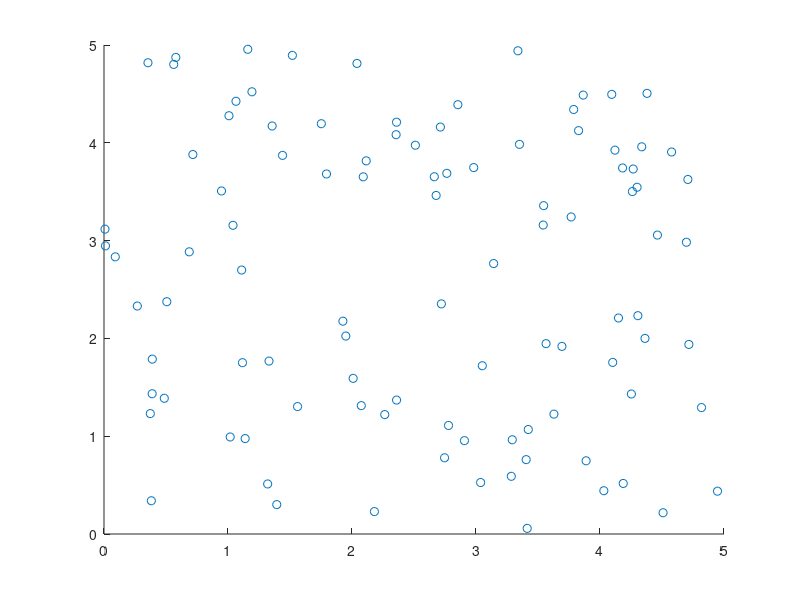

Write the MATLAB code that produced this figure. (Note: this script raises an error after producing the figure.)
clear all;
close all;

z = 0.5;
l = 1;
DA = 1255;
Theta = l./DA;
CellSize = Theta.*(180./pi);

x = rand(1,100)*5;
y = rand(1,100)*5;
scatter(x,y);

figure;

count = histogram2(x, y, 'BinWidth', [CellSize, CellSize],...
    'XBinLimits', [0 5], 'YBinLimits', [0 5],'DisplayStyle','tile');